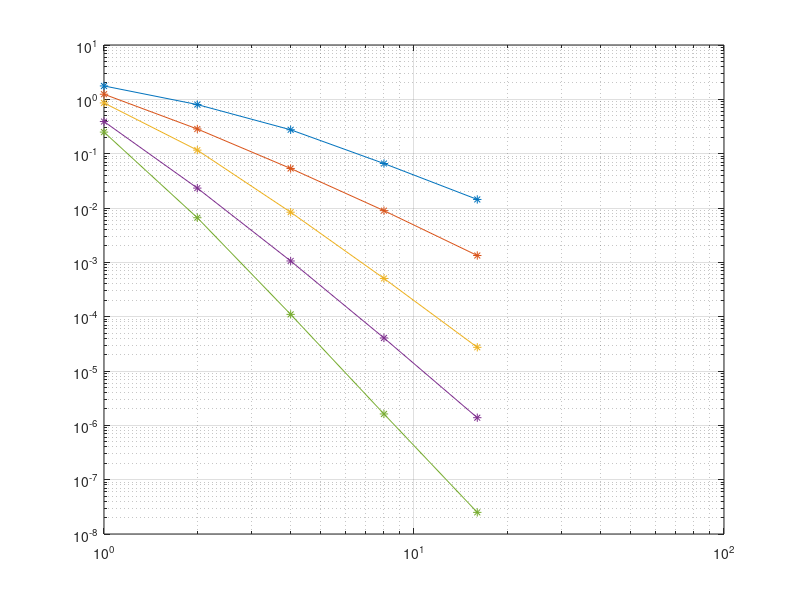

The MATLAB script that drew this image:
close all;
clear all;

%% l2 [Order][Mesh]

%% f = Sin(10x) +  Sin(10y)

h = [1, 1/2, 1/4, 1/8, 1/16];
p = [1:5];

l2 = ...
    [...
        +1.764505e+00 , +8.014519e-01 , +2.753813e-01 , +6.588849e-02 , +1.437111e-02 ; ...
        +1.242235e+00 , +2.845904e-01 , +5.342474e-02 , +8.940386e-03 , +1.335518e-03 ; ...
        +8.589849e-01 , +1.161231e-01 , +8.372573e-03 , +5.054424e-04 , +2.729638e-05 ; ...
        +3.903518e-01 , +2.324497e-02 , +1.059408e-03 , +4.057946e-05 , +1.382465e-06 ; ...
        +2.495505e-01 , +6.620142e-03 , +1.102353e-04 , +1.619398e-06 , +2.500901e-08 ; ...
    ];

P = size(p, 2);
H = size(h, 2);

delta = zeros(P, H - 1);

for i = 1:H-1
    delta(:, i) = ...
        (log10(l2(:, i + 1)) - log10(l2(:, i))) / ...
        (log10(1/h(i + 1))   - log10(1/h(i)));
end

delta

figure;
loglog(1./h, l2', '-*');
grid;
